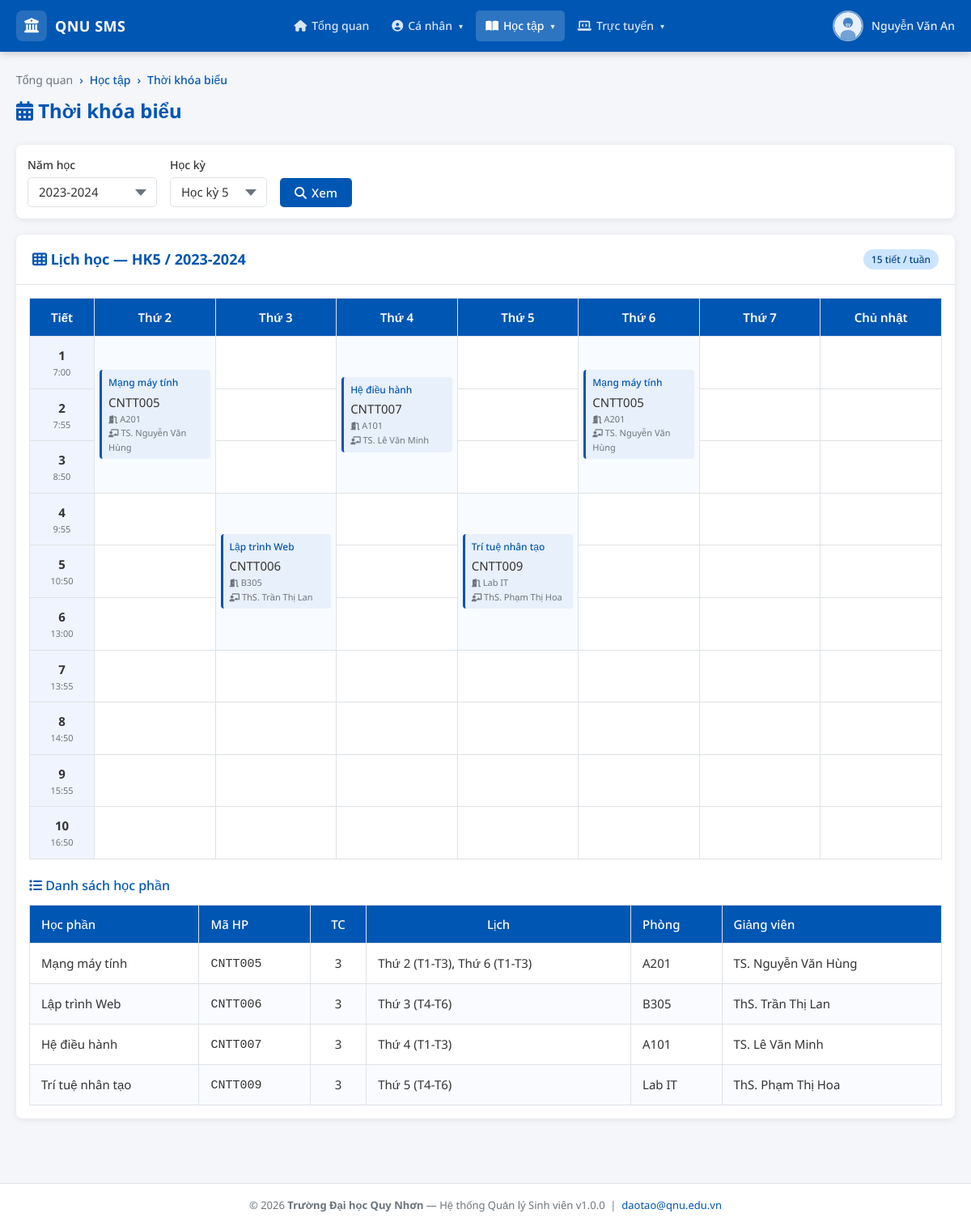
The app's page /student/hoc_tap/thoi_khoa_bieu.php (signed in) with its own data.
### tables this page shows
CREATE TABLE IF NOT EXISTS `sinh_vien` (
  `id` INT AUTO_INCREMENT PRIMARY KEY,
  `user_id` INT NOT NULL,
  `ma_sv` VARCHAR(20) NOT NULL UNIQUE,
  `ho_ten` VARCHAR(100) NOT NULL,
  `ngay_sinh` DATE,
  `gioi_tinh` ENUM('Nam','Nữ','Khác') DEFAULT 'Nam',
  `dia_chi` TEXT,
  `email` VARCHAR(100),
  `so_dien_thoai` VARCHAR(15),
  `nganh` VARCHAR(100),
  `khoa` VARCHAR(100),
  `lop` VARCHAR(50),
  `nien_khoa` VARCHAR(20),
  `trang_thai` ENUM('Đang học','Tạm dừng','Tốt nghiệp','Thôi học') DEFAULT 'Đang học',
  `anh_dai_dien` VARCHAR(255) DEFAULT NULL,
  FOREIGN KEY (`user_id`) REFERENCES `users`(`id`) ON DELETE CASCADE
);

CREATE TABLE IF NOT EXISTS `thoi_khoa_bieu` (
  `id` INT AUTO_INCREMENT PRIMARY KEY,
  `sinh_vien_id` INT NOT NULL,
  `hoc_phan_id` INT NOT NULL,
  `thu` TINYINT NOT NULL COMMENT '2=Thứ 2, 3=Thứ 3, ..., 8=Chủ nhật',
  `tiet_bat_dau` TINYINT NOT NULL,
  `so_tiet` TINYINT NOT NULL DEFAULT 3,
  `phong_hoc` VARCHAR(20),
  `giang_vien` VARCHAR(100),
  `hoc_ky` INT NOT NULL,
  `nam_hoc` VARCHAR(20) NOT NULL,
  FOREIGN KEY (`sinh_vien_id`) REFERENCES `sinh_vien`(`id`) ON DELETE CASCADE,
  FOREIGN KEY (`hoc_phan_id`) REFERENCES `hoc_phan`(`id`) ON DELETE CASCADE
);

CREATE TABLE IF NOT EXISTS `hoc_phan` (
  `id` INT AUTO_INCREMENT PRIMARY KEY,
  `ma_hp` VARCHAR(20) NOT NULL UNIQUE,
  `ten_hp` VARCHAR(150) NOT NULL,
  `so_tin_chi` INT NOT NULL DEFAULT 3,
  `loai` ENUM('Bắt buộc','Tự chọn','Đại cương') DEFAULT 'Bắt buộc',
  `hoc_ky` INT NOT NULL DEFAULT 1,
  `nien_khoa` VARCHAR(20),
  `thu` TINYINT DEFAULT NULL COMMENT '2=Thứ 2, ..., 8=Chủ nhật',
  `tiet_bat_dau` TINYINT DEFAULT NULL,
  `so_tiet` TINYINT DEFAULT NULL,
  `phong_hoc` VARCHAR(50) DEFAULT NULL,
  `giang_vien` VARCHAR(100) DEFAULT NULL,
  `si_so_toi_da` INT DEFAULT 50,
  `si_so_hien_tai` INT DEFAULT 0,
  `ma_hp_tien_quyet` VARCHAR(20) DEFAULT NULL
);

### includes/session.php (called while the page is built, shortened)
<?php
function getCurrentStudent(): ?array {
    $db = getDB();
    $uid = (int)$_SESSION['user_id'];
    $sql = "SELECT sv.*, u.username FROM sinh_vien sv
            JOIN users u ON u.id = sv.user_id
            WHERE sv.user_id = ?";
    $stmt = $db->prepare($sql);
    $stmt->bind_param('i', $uid);
    $stmt->execute();
    $result = $stmt->get_result();
    return $result->fetch_assoc() ?: null;
}
function e(string $str): string {
    return htmlspecialchars($str, ENT_QUOTES, 'UTF-8');
}
function tenThu(int $thu): string {
    $map = [2=>'Thứ 2',3=>'Thứ 3',4=>'Thứ 4',5=>'Thứ 5',6=>'Thứ 6',7=>'Thứ 7',8=>'Chủ nhật'];
    return $map[$thu] ?? "Thứ $thu";
}
?>

### student/hoc_tap/thoi_khoa_bieu.php (the view, shortened to what this page needs)
<?php
require_once ROOT . '/includes/session.php';
$sv = getCurrentStudent();
$db  = getDB();
$sid = (int)$sv['id'];
$hk_filter = (int)($_GET['hk'] ?? HOC_KY_HIEN_TAI);
$nh_filter  = $db->real_escape_string($_GET['nh'] ?? NAM_HOC_HIEN_TAI);
$list_nh = $db->query("SELECT DISTINCT nam_hoc FROM thoi_khoa_bieu WHERE sinh_vien_id=$sid ORDER BY nam_hoc DESC")->fetch_all(MYSQLI_ASSOC);
$list_hk = [1,2,3,4,5,6,7,8];
$tkb = $db->query("
    SELECT t.*, hp.ten_hp, hp.ma_hp, hp.so_tin_chi
    FROM thoi_khoa_bieu t
    JOIN hoc_phan hp ON hp.id = t.hoc_phan_id
    WHERE t.sinh_vien_id = $sid
      AND t.hoc_ky = $hk_filter
      AND t.nam_hoc = '$nh_filter'
    ORDER BY t.thu, t.tiet_bat_dau
")->fetch_all(MYSQLI_ASSOC);
$grid = [];
foreach ($tkb as $row) {
    for ($t = $row['tiet_bat_dau']; $t < $row['tiet_bat_dau'] + $row['so_tiet']; $t++) {
        $grid[$row['thu']][$t] = $row;
    }
}
$thu_list  = [2,3,4,5,6,7,8];
$tiet_list = range(1, 10);
$tong_so_tiet = array_sum(array_map(static fn($row) => (int)$row['so_tiet'], $tkb));
$gio = [1=>'7:00',2=>'7:55',3=>'8:50',4=>'9:55',5=>'10:50',6=>'13:00',7=>'13:55',8=>'14:50',9=>'15:55',10=>'16:50'];
$active_menu = 'hoc_tap';
require_once ROOT . '/includes/header.php';
?>
<?php require_once ROOT . '/includes/navbar_student.php'; ?>
<div class="student-wrapper">
  <div class="student-container">
    <div class="page-title fade-in">
      <div class="breadcrumb">
        <a href="<?= BASE_URL ?>/student/dashboard.php">Tổng quan</a>
        <span>›</span><span>Học tập</span>
        <span>›</span><span>Thời khóa biểu</span>
      </div>
      <h1><i class="fas fa-calendar-alt"></i> Thời khóa biểu</h1>
    </div>
    <div class="card mb-20 fade-in">
      <div class="card-body" style="padding:14px">
        <form method="GET" style="display:flex;gap:16px;flex-wrap:wrap;align-items:flex-end">
          <div class="form-group" style="margin:0;min-width:160px">
            <label style="margin-bottom:4px">Năm học</label>
            <select name="nh" class="form-control">
              <?php if (empty($list_nh)): ?>
                <option value="<?= NAM_HOC_HIEN_TAI ?>"><?= NAM_HOC_HIEN_TAI ?></option>
              <?php else: ?>
                <?php foreach ($list_nh as $nh): ?>
                  <option value="<?= e($nh['nam_hoc']) ?>" <?= $nh['nam_hoc']==$nh_filter?'selected':'' ?>><?= e($nh['nam_hoc']) ?></option>
                <?php endforeach; ?>
              <?php endif; ?>
            </select>
          </div>
          <div class="form-group" style="margin:0;min-width:120px">
            <label style="margin-bottom:4px">Học kỳ</label>
            <select name="hk" class="form-control">
              <?php foreach ($list_hk as $hk): ?>
                <option value="<?= $hk ?>" <?= $hk==$hk_filter?'selected':'' ?>>Học kỳ <?= $hk ?></option>
              <?php endforeach; ?>
            </select>
          </div>
          <button type="submit" class="btn btn-primary"><i class="fas fa-search"></i> Xem</button>
        </form>
      </div>
    </div>
    <?php if (empty($tkb)): ?>
      <div class="card fade-in">
        <div class="card-body text-center" style="padding:40px">
          <div style="font-size:48px;margin-bottom:12px">📅</div>
          <h3 style="color:var(--text-muted)">Chưa có thời khóa biểu</h3>
          <p class="text-muted">Không tìm thấy TKB cho học kỳ <?= $hk_filter ?> — <?= e($nh_filter) ?>.</p>
        </div>
      </div>
    <?php else: ?>
    <div class="card fade-in">
      <div class="card-header">
        <h3><i class="fas fa-th"></i> Lịch học — HK<?= $hk_filter ?> / <?= e($nh_filter) ?></h3>
        <span class="badge badge-primary"><?= $tong_so_tiet ?> tiết / tuần</span>
      </div>
      <div class="card-body" style="padding:16px">
        <div class="table-wrap">
          <table class="tkb-table">
            <thead>
              <tr>
                <th style="width:80px;text-align:center">Tiết</th>
                <?php foreach ($thu_list as $thu): ?>
                  <th style="text-align:center"><?= e(tenThu($thu)) ?></th>
                <?php endforeach; ?>
              </tr>
            </thead>
            <tbody>
              <?php
              $rendered = [];
              foreach ($tiet_list as $tiet):
              ?>
                <tr>
                  <td class="tkb-time">
                    <strong><?= $tiet ?></strong>
                    <span><?= e($gio[$tiet] ?? '') ?></span>
                  </td>
                  <?php foreach ($thu_list as $thu):
                    $cell_key = $thu . '_' . $tiet;
                    if (isset($rendered[$cell_key])) continue;
                    $subject = $grid[$thu][$tiet] ?? null;
                  ?>
                    <?php if ($subject && (int)$subject['tiet_bat_dau'] === $tiet): ?>
                      <?php
                        $rowspan = min((int)$subject['so_tiet'], count($tiet_list) - $tiet + 1);
                        for ($t2 = $tiet + 1; $t2 < $tiet + $rowspan; $t2++) {
                            $rendered[$thu . '_' . $t2] = true;
                        }
                      ?>
                      <td class="tkb-cell-filled" rowspan="<?= $rowspan ?>">
                        <div class="tkb-subject"
                             title="<?= e($subject['ten_hp']) ?> | <?= e($subject['giang_vien'] ?? '') ?> | Phòng <?= e($subject['phong_hoc'] ?? '') ?>">
                          <div class="sub-name"><?= e($subject['ten_hp']) ?></div>
                          <div class="sub-code"><?= e($subject['ma_hp']) ?></div>
                          <?php if (!empty($subject['phong_hoc'])): ?>
                            <div class="sub-room"><i class="fas fa-door-open" style="font-size:10px"></i> <?= e($subject['phong_hoc']) ?></div>
                          <?php endif; ?>
                          <?php if (!empty($subject['giang_vien'])): ?>
                            <div class="sub-gv"><i class="fas fa-chalkboard-teacher" style="font-size:10px"></i> <?= e($subject['giang_vien']) ?></div>
                          <?php endif; ?>
                        </div>
                      </td>
                    <?php else: ?>
                      <td class="tkb-empty"></td>
                    <?php endif; ?>
                  <?php endforeach; ?>
                </tr>
              <?php endforeach; ?>
            </tbody>
          </table>
        </div>
        <h4 style="margin:20px 0 10px;color:var(--primary)"><i class="fas fa-list"></i> Danh sách học phần</h4>
        <div class="table-wrap">
        <table>
          <thead><tr>
            <th>Học phần</th><th>Mã HP</th>
            <th style="text-align:center">TC</th>
            <th style="text-align:center">Lịch</th>
            <th>Phòng</th><th>Giảng viên</th>
          </tr></thead>
          <tbody>
          <?php
          $seen = [];
          foreach ($tkb as $row):
            if (in_array($row['hoc_phan_id'], $seen)) continue;
            $seen[] = $row['hoc_phan_id'];
            $days = [];
            foreach ($tkb as $r2) {
                if ($r2['hoc_phan_id'] == $row['hoc_phan_id'])
                    $days[] = tenThu($r2['thu']) . ' (T' . $r2['tiet_bat_dau'] . '-T' . ($r2['tiet_bat_dau']+$r2['so_tiet']-1) . ')';
            }
          ?>
          <tr>
            <td><?= e($row['ten_hp']) ?></td>
            <td><code><?= e($row['ma_hp']) ?></code></td>
            <td style="text-align:center"><?= (int)$row['so_tin_chi'] ?></td>
            <td><?= implode(', ', array_unique($days)) ?></td>
            <td><?= e($row['phong_hoc'] ?? '—') ?></td>
            <td><?= e($row['giang_vien'] ?? '—') ?></td>
          </tr>
          <?php endforeach; ?>
          </tbody>
        </table>
        </div>
      </div>
    </div>
    <?php endif; ?>
  </div>
</div>
<?php require_once ROOT . '/includes/footer.php'; ?>

### includes/navbar_student.php (shortened to what this page needs)
<?php
$_base = BASE_URL;
$_name = isset($sv) ? e($sv['ho_ten']) : 'Sinh viên';
$_avatar = (isset($sv) && !empty($sv['anh_dai_dien']))
         ? $_base . '/uploads/' . e($sv['anh_dai_dien'])
         : $_base . '/assets/img/default-avatar.svg';
$_menu = $active_menu ?? '';
?>
<nav class="student-navbar" role="navigation" aria-label="Main navigation">
  <div class="navbar-inner">
    <a href="<?= $_base ?>/student/dashboard.php" class="navbar-brand" aria-label="QNU SMS - Trang chủ">
      <div class="logo-icon"><i class="fas fa-university"></i></div>
      <span>QNU SMS</span>
    </a>
    <ul class="navbar-nav" id="navMenu" role="menubar">
      <li class="nav-item" role="none">
        <a href="<?= $_base ?>/student/dashboard.php"
           class="nav-link <?= $_menu === 'dashboard' ? 'active' : '' ?>"
           role="menuitem">
          <i class="fas fa-home"></i> Tổng quan
        </a>
      </li>
      <li class="nav-item dropdown" role="none">
        <a href="#" class="nav-link <?= $_menu === 'ca_nhan' ? 'active' : '' ?>" role="menuitem" aria-haspopup="true">
          <i class="fas fa-user-circle"></i> Cá nhân <span class="arrow">▾</span>
        </a>
      </li>
      <li class="nav-item dropdown" role="none">
        <a href="#" class="nav-link <?= $_menu === 'hoc_tap' ? 'active' : '' ?>" role="menuitem" aria-haspopup="true">
          <i class="fas fa-book-open"></i> Học tập <span class="arrow">▾</span>
        </a>
      </li>
      <li class="nav-item dropdown" role="none">
        <a href="#" class="nav-link <?= $_menu === 'truc_tuyen' ? 'active' : '' ?>" role="menuitem" aria-haspopup="true">
          <i class="fas fa-laptop-code"></i> Trực tuyến <span class="arrow">▾</span>
        </a>
      </li>
    </ul>
    <div class="navbar-user" id="userMenu">
      <img src="<?= $_avatar ?>" alt="Avatar" class="user-avatar" id="userAvatarToggle">
      <span class="user-name"><?= $_name ?></span>
    </div>
  </div>
</nav>

### assets/css/style.css (style rules this page uses)
:root { --primary: #0056B3; --primary-dark: #003d80; --primary-light: #e8f0fb; --bg: #F4F6F9; --white: #FFFFFF; --text: #333333; --text-muted: #6C757D; --success: #28A745; --danger: #DC3545; --warning: #FFC107; --info: #17A2B8; --border: #dee2e6; --shadow: 0 2px 8px rgba(0,0,0,.08); --shadow-md: 0 4px 16px rgba(0,0,0,.12); --radius: 8px; --radius-sm: 5px; --sidebar-w: 250px; --header-h: 64px; --transition: .1s ease; --font-sans: 'Noto Sans', 'Roboto', Arial, 'Helvetica Neue', sans-serif; }
*, *::before, *::after { box-sizing: border-box; margin: 0; padding: 0; }
html { scroll-behavior: smooth; }
body { font-family: var(--font-sans); font-size: 16px; color: var(--text); background: var(--bg); line-height: 1.6; text-rendering: optimizeLegibility; -webkit-font-smoothing: antialiased; -moz-osx-font-smoothing: grayscale; }
a { color: var(--primary); text-decoration: none; transition: color var(--transition); }
img { max-width: 100%; display: block; }
ul { list-style: none; }
h1 { font-size: 26px; font-weight: 700; }
h3 { font-size: 18px; font-weight: 700; }
h4 { font-size: 16px; font-weight: 500; }
.btn { display: inline-flex; align-items: center; gap: 6px; padding: 8px 18px; font-size: 15px; font-family: var(--font-sans); font-weight: 500; border-radius: var(--radius-sm); border: none; cursor: pointer; transition: background var(--transition), transform .1s, box-shadow var(--transition); white-space: nowrap; }
.btn-primary { background: var(--primary); color: #fff; }
.card { background: var(--white); border-radius: var(--radius); box-shadow: var(--shadow); overflow: hidden; }
.card-header { padding: 16px 20px; border-bottom: 1px solid var(--border); display: flex; align-items: center; justify-content: space-between; gap: 12px; }
.card-header h2, .card-header h3 { margin: 0; color: var(--primary); }
.card-body { padding: 20px; }
.table-wrap { overflow-x: auto; }
table { width: 100%; border-collapse: collapse; font-size: 15px; }
table th, table td { padding: 11px 14px; text-align: left; border: 1px solid var(--border); vertical-align: middle; }
table thead tr { background: var(--primary); color: #fff; }
table thead th { font-weight: 500; }
table tbody tr:nth-child(even) { background: #f9fbff; }
.form-group { margin-bottom: 18px; }
.form-group label { display: block; font-size: 14px; font-weight: 500; margin-bottom: 6px; color: var(--text); }
.form-control { width: 100%; padding: 9px 13px; font-size: 15px; font-family: var(--font-sans); color: var(--text); background: var(--white); border: 1.5px solid var(--border); border-radius: var(--radius-sm); transition: border-color var(--transition), box-shadow var(--transition); outline: none; }
.form-control::placeholder { color: var(--text-muted); }
select.form-control { appearance: none; background-repeat: no-repeat; background-position: right 12px center; padding-right: 32px; }
.badge { display: inline-block; padding: 3px 10px; border-radius: 20px; font-size: 12px; font-weight: 500; white-space: nowrap; }
.badge-primary { background: #cce5ff; color: #004085; }
.page-title { margin-bottom: 22px; }
.page-title h1 { color: var(--primary); font-size: 24px; margin-bottom: 4px; }
.page-title .breadcrumb { display: flex; gap: 8px; font-size: 14px; color: var(--text-muted); margin-bottom: 8px; }
.page-title .breadcrumb a { color: var(--text-muted); }
.page-title .breadcrumb span { color: var(--primary); font-weight: 500; }
.mb-20 { margin-bottom: 20px; }
.fade-in { animation: fadeIn .12s cubic-bezier(0.34, 1.56, 0.64, 1); }

### records on screen
sinh_vien: ho_ten "Nguyễn Văn An"
thoi_khoa_bieu: hk "Học kỳ 5", id "Thứ 2", tiet_bat_dau "Thứ 4", hoc_ky "Thứ 5", hoc_phan "Thứ 6", sinh_vien "1", sinh_vien "7:00", id+sinh_vien "Mạng máy tính", id+sinh_vien "CNTT005", tiet_bat_dau+sinh_vien "Hệ điều hành", tiet_bat_dau+sinh_vien "CNTT007", hoc_phan+sinh_vien "Mạng máy tính", hoc_phan+sinh_vien "CNTT005", id "2", id "7:55", tiet_bat_dau "4", tiet_bat_dau "9:55", phong_hoc "B305", giang_vien "ThS. Trần Thị Lan", hoc_ky+tiet_bat_dau "Trí tuệ nhân tạo", hoc_ky+tiet_bat_dau "CNTT009", hoc_ky "5", hoc_ky "10:50", hoc_phan "6", hoc_phan "13:00", hoc_phan.ten_hp "Lập trình Web", hoc_phan.ma_hp "CNTT006", hoc_phan.so_tin_chi "3", days "Thứ 3 (T4-T6)"
hoc_phan: ten_hp "Lập trình Web", ma_hp "CNTT006"
thoi_khoa_bieu: hoc_phan.ten_hp "Mạng máy tính", hoc_phan.ma_hp "CNTT005", hoc_phan.so_tin_chi "3", days "Thứ 2 (T1-T3), Thứ 6 (T1-T3)", phong_hoc "A201", giang_vien "TS. Nguyễn Văn Hùng"
thoi_khoa_bieu: hoc_phan.ten_hp "Hệ điều hành", hoc_phan.ma_hp "CNTT007", hoc_phan.so_tin_chi "3", days "Thứ 4 (T1-T3)", phong_hoc "A101", giang_vien "TS. Lê Văn Minh"
thoi_khoa_bieu: hoc_phan.ten_hp "Trí tuệ nhân tạo", hoc_phan.ma_hp "CNTT009", hoc_phan.so_tin_chi "3", days "Thứ 5 (T4-T6)", phong_hoc "Lab IT", giang_vien "ThS. Phạm Thị Hoa"

### other values on screen
$hk_filter "5"
$nh_filter "2023-2024"
$tong_so_tiet "15"
tenThu($thu) "Thứ 3"
tenThu($thu) "Thứ 7"
tenThu($thu) "Chủ nhật"
$subject['phong_hoc'] "A201"
$subject['giang_vien'] "TS. Nguyễn Văn Hùng"
$subject['phong_hoc'] "A101"
$subject['giang_vien'] "TS. Lê Văn Minh"
$tiet "3"
$gio[$tiet] "8:50"
$subject['phong_hoc'] "Lab IT"
$subject['giang_vien'] "ThS. Phạm Thị Hoa"
$tiet "7"
